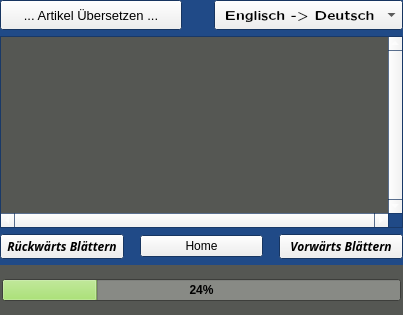
                 <widget class="DockPageTopicSummary" name="dockWidget_4">
                  <property name="minimumSize">
                   <size>
                    <width>403</width>
                    <height>266</height>
                   </size>
                  </property>
                  <property name="palette">
                   <palette>
                    <active>
                     <colorrole role="WindowText">
                      <brush brushstyle="SolidPattern">
                       <color alpha="255">
                        <red>0</red>
                        <green>0</green>
                        <blue>0</blue>
                       </color>
                      </brush>
                     </colorrole>
                     <colorrole role="Text">
                      <brush brushstyle="SolidPattern">
                       <color alpha="255">
                        <red>255</red>
                        <green>255</green>
                        <blue>255</blue>
                       </color>
                      </brush>
                     </colorrole>
                     <colorrole role="Base">
                      <brush brushstyle="SolidPattern">
                       <color alpha="255">
                        <red>255</red>
                        <green>255</green>
                        <blue>255</blue>
                       </color>
                      </brush>
                     </colorrole>
                     <colorrole role="Window">
                      <brush brushstyle="SolidPattern">
                       <color alpha="255">
                        <red>32</red>
                        <green>74</green>
                        <blue>135</blue>
                       </color>
                      </brush>
                     </colorrole>
                    </active>
                    <inactive>
                     <colorrole role="WindowText">
                      <brush brushstyle="SolidPattern">
                       <color alpha="255">
                        <red>0</red>
                        <green>0</green>
                        <blue>0</blue>
                       </color>
                      </brush>
                     </colorrole>
                     <colorrole role="Text">
                      <brush brushstyle="SolidPattern">
                       <color alpha="255">
                        <red>255</red>
                        <green>255</green>
                        <blue>255</blue>
                       </color>
                      </brush>
                     </colorrole>
                     <colorrole role="Base">
                      <brush brushstyle="SolidPattern">
                       <color alpha="255">
                        <red>255</red>
                        <green>255</green>
                        <blue>255</blue>
                       </color>
                      </brush>
                     </colorrole>
                     <colorrole role="Window">
                      <brush brushstyle="SolidPattern">
                       <color alpha="255">
                        <red>32</red>
                        <green>74</green>
                        <blue>135</blue>
                       </color>
                      </brush>
                     </colorrole>
                    </inactive>
                    <disabled>
                     <colorrole role="WindowText">
                      <brush brushstyle="SolidPattern">
                       <color alpha="255">
                        <red>190</red>
                        <green>190</green>
                        <blue>190</blue>
                       </color>
                      </brush>
                     </colorrole>
                     <colorrole role="Text">
                      <brush brushstyle="SolidPattern">
                       <color alpha="255">
                        <red>190</red>
                        <green>190</green>
                        <blue>190</blue>
                       </color>
                      </brush>
                     </colorrole>
                     <colorrole role="Base">
                      <brush brushstyle="SolidPattern">
                       <color alpha="255">
                        <red>32</red>
                        <green>74</green>
                        <blue>135</blue>
                       </color>
                      </brush>
                     </colorrole>
                     <colorrole role="Window">
                      <brush brushstyle="SolidPattern">
                       <color alpha="255">
                        <red>32</red>
                        <green>74</green>
                        <blue>135</blue>
                       </color>
                      </brush>
                     </colorrole>
                    </disabled>
                   </palette>
                  </property>
                  <property name="autoFillBackground">
                   <bool>false</bool>
                  </property>
                  <property name="windowTitle">
                   <string>Translation:</string>
                  </property>
                  <widget class="QWidget" name="dockWidgetContents_5">
                   <layout class="QVBoxLayout" name="verticalLayout_8">
                    <property name="spacing">
                     <number>6</number>
                    </property>
                    <property name="leftMargin">
                     <number>0</number>
                    </property>
                    <property name="topMargin">
                     <number>0</number>
                    </property>
                    <property name="rightMargin">
                     <number>0</number>
                    </property>
                    <property name="bottomMargin">
                     <number>0</number>
                    </property>
                    <item>
                     <layout class="QHBoxLayout" name="horizontalLayout_8">
                      <property name="spacing">
                       <number>32</number>
                      </property>
                      <item>
                       <widget class="QPushButton" name="pushButton_6">
                        <property name="minimumSize">
                         <size>
                          <width>0</width>
                          <height>30</height>
                         </size>
                        </property>
                        <property name="font">
                         <font>
                          <pointsize>10</pointsize>
                         </font>
                        </property>
                        <property name="text">
                         <string>... Artikel Übersetzen ...</string>
                        </property>
                       </widget>
                      </item>
                      <item>
                       <widget class="QComboBox" name="translateComboBox">
                        <property name="minimumSize">
                         <size>
                          <width>0</width>
                          <height>30</height>
                         </size>
                        </property>
                        <property name="font">
                         <font>
                          <family>Latin Modern Sans Quotation</family>
                          <pointsize>10</pointsize>
                          <weight>75</weight>
                          <bold>true</bold>
                         </font>
                        </property>
                        <item>
                         <property name="text">
                          <string> Englisch -&gt; Deutsch</string>
                         </property>
                        </item>
                        <item>
                         <property name="text">
                          <string> Deutsch -&gt; Englisch</string>
                         </property>
                        </item>
                        <item>
                         <property name="text">
                          <string> Spanisch -&gt; Deutsch</string>
                         </property>
                        </item>
                       </widget>
                      </item>
                     </layout>
                    </item>
                    <item>
                     <widget class="QPlainTextEdit" name="translateTextBox">
                      <property name="minimumSize">
                       <size>
                        <width>0</width>
                        <height>120</height>
                       </size>
                      </property>
                      <property name="palette">
                       <palette>
                        <active>
                         <colorrole role="WindowText">
                          <brush brushstyle="SolidPattern">
                           <color alpha="255">
                            <red>255</red>
                            <green>255</green>
                            <blue>255</blue>
                           </color>
                          </brush>
                         </colorrole>
                         <colorrole role="Text">
                          <brush brushstyle="SolidPattern">
                           <color alpha="255">
                            <red>255</red>
                            <green>255</green>
                            <blue>255</blue>
                           </color>
                          </brush>
                         </colorrole>
                         <colorrole role="Base">
                          <brush brushstyle="SolidPattern">
                           <color alpha="255">
                            <red>85</red>
                            <green>87</green>
                            <blue>83</blue>
                           </color>
                          </brush>
                         </colorrole>
                        </active>
                        <inactive>
                         <colorrole role="WindowText">
                          <brush brushstyle="SolidPattern">
                           <color alpha="255">
                            <red>255</red>
                            <green>255</green>
                            <blue>255</blue>
                           </color>
                          </brush>
                         </colorrole>
                         <colorrole role="Text">
                          <brush brushstyle="SolidPattern">
                           <color alpha="255">
                            <red>255</red>
                            <green>255</green>
                            <blue>255</blue>
                           </color>
                          </brush>
                         </colorrole>
                         <colorrole role="Base">
                          <brush brushstyle="SolidPattern">
                           <color alpha="255">
                            <red>85</red>
                            <green>87</green>
                            <blue>83</blue>
                           </color>
                          </brush>
                         </colorrole>
                        </inactive>
                        <disabled>
                         <colorrole role="WindowText">
                          <brush brushstyle="SolidPattern">
                           <color alpha="255">
                            <red>190</red>
                            <green>190</green>
                            <blue>190</blue>
                           </color>
                          </brush>
                         </colorrole>
                         <colorrole role="Text">
                          <brush brushstyle="SolidPattern">
                           <color alpha="255">
                            <red>190</red>
                            <green>190</green>
                            <blue>190</blue>
                           </color>
                          </brush>
                         </colorrole>
                         <colorrole role="Base">
                          <brush brushstyle="SolidPattern">
                           <color alpha="255">
                            <red>32</red>
                            <green>74</green>
                            <blue>135</blue>
                           </color>
                          </brush>
                         </colorrole>
                        </disabled>
                       </palette>
                      </property>
                      <property name="verticalScrollBarPolicy">
                       <enum>Qt::ScrollBarAlwaysOn</enum>
                      </property>
                      <property name="horizontalScrollBarPolicy">
                       <enum>Qt::ScrollBarAlwaysOn</enum>
                      </property>
                     </widget>
                    </item>
                    <item>
                     <layout class="QHBoxLayout" name="horizontalLayout_3">
                      <property name="spacing">
                       <number>16</number>
                      </property>
                      <item>
                       <widget class="QPushButton" name="pushButton">
                        <property name="font">
                         <font>
                          <family>Arial Unicode MS</family>
                          <weight>75</weight>
                          <italic>true</italic>
                          <bold>true</bold>
                         </font>
                        </property>
                        <property name="text">
                         <string>Rückwärts Blättern</string>
                        </property>
                       </widget>
                      </item>
                      <item>
                       <widget class="QPushButton" name="pushButton_2">
                        <property name="text">
                         <string>Home</string>
                        </property>
                       </widget>
                      </item>
                      <item>
                       <widget class="QPushButton" name="pushButton_3">
                        <property name="font">
                         <font>
                          <family>Arial Unicode MS</family>
                          <weight>75</weight>
                          <italic>true</italic>
                          <bold>true</bold>
                         </font>
                        </property>
                        <property name="text">
                         <string>Vorwärts Blättern</string>
                        </property>
                       </widget>
                      </item>
                     </layout>
                    </item>
                    <item>
                     <widget class="QWidget" name="widget" native="true">
                      <property name="minimumSize">
                       <size>
                        <width>0</width>
                        <height>50</height>
                       </size>
                      </property>
                      <property name="palette">
                       <palette>
                        <active>
                         <colorrole role="Base">
                          <brush brushstyle="SolidPattern">
                           <color alpha="255">
                            <red>255</red>
                            <green>255</green>
                            <blue>255</blue>
                           </color>
                          </brush>
                         </colorrole>
                         <colorrole role="Window">
                          <brush brushstyle="SolidPattern">
                           <color alpha="255">
                            <red>85</red>
                            <green>87</green>
                            <blue>83</blue>
                           </color>
                          </brush>
                         </colorrole>
                        </active>
                        <inactive>
                         <colorrole role="Base">
                          <brush brushstyle="SolidPattern">
                           <color alpha="255">
                            <red>255</red>
                            <green>255</green>
                            <blue>255</blue>
                           </color>
                          </brush>
                         </colorrole>
                         <colorrole role="Window">
                          <brush brushstyle="SolidPattern">
                           <color alpha="255">
                            <red>85</red>
                            <green>87</green>
                            <blue>83</blue>
                           </color>
                          </brush>
                         </colorrole>
                        </inactive>
                        <disabled>
                         <colorrole role="Base">
                          <brush brushstyle="SolidPattern">
                           <color alpha="255">
                            <red>85</red>
                            <green>87</green>
                            <blue>83</blue>
                           </color>
                          </brush>
                         </colorrole>
                         <colorrole role="Window">
                          <brush brushstyle="SolidPattern">
                           <color alpha="255">
                            <red>85</red>
                            <green>87</green>
                            <blue>83</blue>
                           </color>
                          </brush>
                         </colorrole>
                        </disabled>
                       </palette>
                      </property>
                      <property name="autoFillBackground">
                       <bool>true</bool>
                      </property>
                      <layout class="QVBoxLayout" name="verticalLayout_4">
                       <property name="spacing">
                        <number>2</number>
                       </property>
                       <property name="leftMargin">
                        <number>2</number>
                       </property>
                       <property name="topMargin">
                        <number>2</number>
                       </property>
                       <property name="rightMargin">
                        <number>2</number>
                       </property>
                       <property name="bottomMargin">
                        <number>2</number>
                       </property>
                       <item>
                        <widget class="QProgressBar" name="progressBar">
                         <property name="palette">
                          <palette>
                           <active>
                            <colorrole role="WindowText">
                             <brush brushstyle="SolidPattern">
                              <color alpha="255">
                               <red>0</red>
                               <green>0</green>
                               <blue>0</blue>
                              </color>
                             </brush>
                            </colorrole>
                            <colorrole role="Button">
                             <brush brushstyle="SolidPattern">
                              <color alpha="231">
                               <red>196</red>
                               <green>255</green>
                               <blue>139</blue>
                              </color>
                             </brush>
                            </colorrole>
                            <colorrole role="Light">
                             <brush brushstyle="SolidPattern">
                              <color alpha="255">
                               <red>143</red>
                               <green>162</green>
                               <blue>125</blue>
                              </color>
                             </brush>
                            </colorrole>
                            <colorrole role="Text">
                             <brush brushstyle="SolidPattern">
                              <color alpha="255">
                               <red>0</red>
                               <green>0</green>
                               <blue>0</blue>
                              </color>
                             </brush>
                            </colorrole>
                            <colorrole role="BrightText">
                             <brush brushstyle="SolidPattern">
                              <color alpha="255">
                               <red>92</red>
                               <green>53</green>
                               <blue>102</blue>
                              </color>
                             </brush>
                            </colorrole>
                            <colorrole role="Base">
                             <brush brushstyle="SolidPattern">
                              <color alpha="255">
                               <red>136</red>
                               <green>138</green>
                               <blue>133</blue>
                              </color>
                             </brush>
                            </colorrole>
                            <colorrole role="Highlight">
                             <brush brushstyle="SolidPattern">
                              <color alpha="205">
                               <red>179</red>
                               <green>245</green>
                               <blue>117</blue>
                              </color>
                             </brush>
                            </colorrole>
                            <colorrole role="HighlightedText">
                             <brush brushstyle="SolidPattern">
                              <color alpha="255">
                               <red>46</red>
                               <green>52</green>
                               <blue>54</blue>
                              </color>
                             </brush>
                            </colorrole>
                            <colorrole role="AlternateBase">
                             <brush brushstyle="SolidPattern">
                              <color alpha="255">
                               <red>173</red>
                               <green>127</green>
                               <blue>168</blue>
                              </color>
                             </brush>
                            </colorrole>
                            <colorrole role="NoRole">
                             <brush brushstyle="SolidPattern">
                              <color alpha="255">
                               <red>138</red>
                               <green>226</green>
                               <blue>52</blue>
                              </color>
                             </brush>
                            </colorrole>
                            <colorrole role="ToolTipBase">
                             <brush brushstyle="SolidPattern">
                              <color alpha="255">
                               <red>164</red>
                               <green>0</green>
                               <blue>0</blue>
                              </color>
                             </brush>
                            </colorrole>
                           </active>
                           <inactive>
                            <colorrole role="WindowText">
                             <brush brushstyle="SolidPattern">
                              <color alpha="255">
                               <red>0</red>
                               <green>0</green>
                               <blue>0</blue>
                              </color>
                             </brush>
                            </colorrole>
                            <colorrole role="Button">
                             <brush brushstyle="SolidPattern">
                              <color alpha="231">
                               <red>196</red>
                               <green>255</green>
                               <blue>139</blue>
                              </color>
                             </brush>
                            </colorrole>
                            <colorrole role="Light">
                             <brush brushstyle="SolidPattern">
                              <color alpha="255">
                               <red>143</red>
                               <green>162</green>
                               <blue>125</blue>
                              </color>
                             </brush>
                            </colorrole>
                            <colorrole role="Text">
                             <brush brushstyle="SolidPattern">
                              <color alpha="255">
                               <red>0</red>
                               <green>0</green>
                               <blue>0</blue>
                              </color>
                             </brush>
                            </colorrole>
                            <colorrole role="BrightText">
                             <brush brushstyle="SolidPattern">
                              <color alpha="255">
                               <red>92</red>
                               <green>53</green>
                               <blue>102</blue>
                              </color>
                             </brush>
                            </colorrole>
                            <colorrole role="Base">
                             <brush brushstyle="SolidPattern">
                              <color alpha="255">
                               <red>136</red>
                               <green>138</green>
                               <blue>133</blue>
                              </color>
                             </brush>
                            </colorrole>
                            <colorrole role="Highlight">
                             <brush brushstyle="SolidPattern">
                              <color alpha="205">
                               <red>179</red>
                               <green>245</green>
                               <blue>117</blue>
                              </color>
                             </brush>
                            </colorrole>
                            <colorrole role="HighlightedText">
                             <brush brushstyle="SolidPattern">
                              <color alpha="255">
                               <red>46</red>
                               <green>52</green>
                               <blue>54</blue>
                              </color>
                             </brush>
                            </colorrole>
                            <colorrole role="AlternateBase">
                             <brush brushstyle="SolidPattern">
                              <color alpha="255">
                               <red>173</red>
                               <green>127</green>
                               <blue>168</blue>
                              </color>
                             </brush>
                            </colorrole>
                            <colorrole role="NoRole">
                             <brush brushstyle="SolidPattern">
                              <color alpha="255">
                               <red>138</red>
                               <green>226</green>
                               <blue>52</blue>
                              </color>
                             </brush>
                            </colorrole>
                            <colorrole role="ToolTipBase">
                             <brush brushstyle="SolidPattern">
                              <color alpha="255">
                               <red>164</red>
                               <green>0</green>
                               <blue>0</blue>
                              </color>
                             </brush>
                            </colorrole>
                           </inactive>
                           <disabled>
                            <colorrole role="WindowText">
                             <brush brushstyle="SolidPattern">
                              <color alpha="255">
                               <red>190</red>
                               <green>190</green>
                               <blue>190</blue>
                              </color>
                             </brush>
                            </colorrole>
                            <colorrole role="Button">
                             <brush brushstyle="SolidPattern">
                              <color alpha="231">
                               <red>196</red>
                               <green>255</green>
                               <blue>139</blue>
                              </color>
                             </brush>
                            </colorrole>
                            <colorrole role="Light">
                             <brush brushstyle="SolidPattern">
                              <color alpha="255">
                               <red>143</red>
                               <green>162</green>
                               <blue>125</blue>
                              </color>
                             </brush>
                            </colorrole>
                            <colorrole role="Text">
                             <brush brushstyle="SolidPattern">
                              <color alpha="255">
                               <red>190</red>
                               <green>190</green>
                               <blue>190</blue>
                              </color>
                             </brush>
                            </colorrole>
                            <colorrole role="BrightText">
                             <brush brushstyle="SolidPattern">
                              <color alpha="255">
                               <red>92</red>
                               <green>53</green>
                               <blue>102</blue>
                              </color>
                             </brush>
                            </colorrole>
                            <colorrole role="Base">
                             <brush brushstyle="SolidPattern">
                              <color alpha="255">
                               <red>85</red>
                               <green>87</green>
                               <blue>83</blue>
                              </color>
                             </brush>
                            </colorrole>
                            <colorrole role="Highlight">
                             <brush brushstyle="SolidPattern">
                              <color alpha="255">
                               <red>145</red>
                               <green>145</green>
                               <blue>145</blue>
                              </color>
                             </brush>
                            </colorrole>
                            <colorrole role="HighlightedText">
                             <brush brushstyle="SolidPattern">
                              <color alpha="255">
                               <red>46</red>
                               <green>52</green>
                               <blue>54</blue>
                              </color>
                             </brush>
                            </colorrole>
                            <colorrole role="AlternateBase">
                             <brush brushstyle="SolidPattern">
                              <color alpha="255">
                               <red>173</red>
                               <green>127</green>
                               <blue>168</blue>
                              </color>
                             </brush>
                            </colorrole>
                            <colorrole role="NoRole">
                             <brush brushstyle="SolidPattern">
                              <color alpha="255">
                               <red>138</red>
                               <green>226</green>
                               <blue>52</blue>
                              </color>
                             </brush>
                            </colorrole>
                            <colorrole role="ToolTipBase">
                             <brush brushstyle="SolidPattern">
                              <color alpha="255">
                               <red>164</red>
                               <green>0</green>
                               <blue>0</blue>
                              </color>
                             </brush>
                            </colorrole>
                           </disabled>
                          </palette>
                         </property>
                         <property name="font">
                          <font>
                           <weight>75</weight>
                           <bold>true</bold>
                          </font>
                         </property>
                         <property name="value">
                          <number>24</number>
                         </property>
                        </widget>
                       </item>
                      </layout>
                     </widget>
                    </item>
                   </layout>
                  </widget>
                 </widget>
